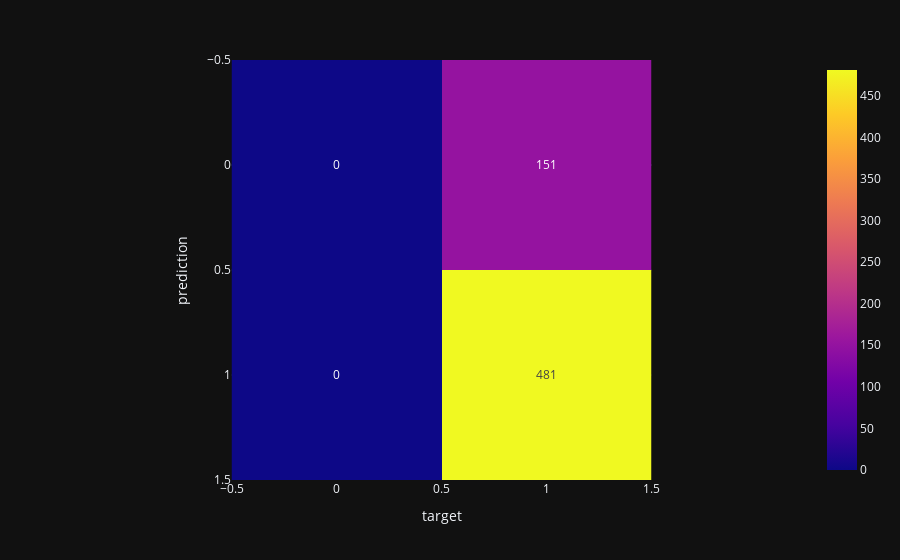

The notebook cell this image was saved under:
### Code cell
##svm
fig = px.imshow(confusion_svm, text_auto=True)
fig.update_layout(xaxis_title='target', yaxis_title='prediction')

### Figure 1 — Plotly figure (JSON) as saved in the notebook; plotly's stock layout.template omitted (floating-point values rounded to 4 significant figures)
{"data": [{"coloraxis": "coloraxis", "name": "0", "texttemplate": "%{z}", "z": [[0, 151], [0, 481]], "type": "heatmap", "xaxis": "x", "yaxis": "y", "hovertemplate": "x: %{x}<br>y: %{y}<br>color: %{z}<extra></extra>"}], "layout": {"xaxis": {"anchor": "y", "domain": [0.0, 1.0], "scaleanchor": "y", "constrain": "domain", "title": {"text": "target"}}, "yaxis": {"anchor": "x", "domain": [0.0, 1.0], "autorange": "reversed", "constrain": "domain", "title": {"text": "prediction"}}, "coloraxis": {"colorscale": [[0.0, "#0d0887"], [0.1111, "#46039f"], [0.2222, "#7201a8"], [0.3333, "#9c179e"], [0.4444, "#bd3786"], [0.5556, "#d8576b"], [0.6667, "#ed7953"], [0.7778, "#fb9f3a"], [0.8889, "#fdca26"], [1.0, "#f0f921"]]}, "margin": {"t": 60}}}
